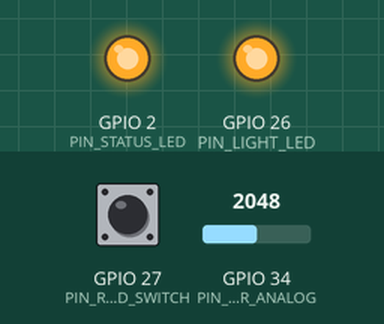
Bench run of a program on a simulated ESP32. On the bench: output pins drawn as LEDs (lit = HIGH). Inputs (shaded band) come from the test bench; at power-on: GPIO 34 (PIN_LDR_ANALOG) = 2048, GPIO 27 (PIN_REED_SWITCH) HIGH. WiFi joins after 1.5 s; servers stay silent unless stated; no MQTT or app messages arrive unless stated; not simulated (calls return 0 or success): secrets.h; names the files do not define were given values by the test bench: MQTT_BROKER_PORT = 1883; what the program prints to the serial monitor is not drawn.

Above: at 1.7 s.
1.8 s: GPIO 34 (PIN_LDR_ANALOG) set to 1945
3.5 s: GPIO 34 (PIN_LDR_ANALOG) set to 1836
At 4.2 s:
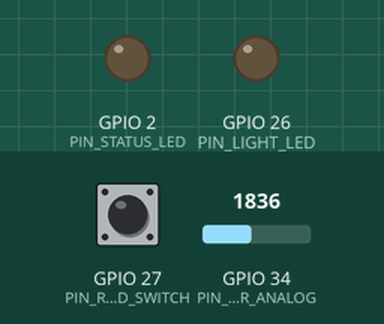
Timing chart, 0 to 6.5 s (numbered marks = the images above; inputs shaded):
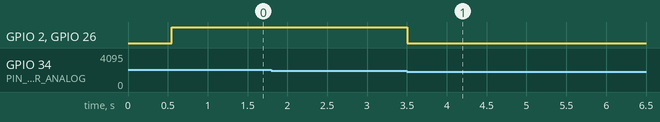

The program:

main.cpp
```cpp
#include <Arduino.h>
#include "config.h"
#include "secrets.h"
#include "door_sensor.h"
#include "light_sensor.h"
#include "lighting_controller.h"
#include "mqtt_manager.h"

#ifndef MQTT_USE_TLS
#define MQTT_USE_TLS false
#endif

#ifndef MQTT_CA_CERT
#define MQTT_CA_CERT nullptr
#endif

// Instantiate physical hardware modules
DoorSensor doorSensor(PIN_REED_SWITCH, REED_DEBOUNCE_MS, DOOR_DEFAULT_MAGNET_DETECTS_CLOSED);
LightSensor lightSensor(PIN_LDR_ANALOG, DEFAULT_LIGHT_THRESHOLD, DEFAULT_LIGHT_HYSTERESIS, LDR_SAMPLE_COUNT);
LightingController lighting(PIN_LIGHT_LED, PIN_STATUS_LED, DEFAULT_OFF_DELAY_MS);
MqttManager mqtt(DEFAULT_DEVICE_ID, MQTT_BROKER_HOST, MQTT_BROKER_PORT, MQTT_USER, MQTT_PASSWORD, MQTT_USE_TLS, MQTT_CA_CERT);

unsigned long lastTelemetryTime = 0;

void sendTelemetryNow() {
    lastTelemetryTime = millis();

    JsonDocument doc;
    doc["deviceId"] = DEFAULT_DEVICE_ID;
    doc["uptimeSeconds"] = lastTelemetryTime / 1000;
    doc["doorOpen"] = doorSensor.isOpen();
    doc["reedSwitchClosed"] = doorSensor.isReedClosed();
    doc["magnetDetected"] = doorSensor.isMagnetDetected();
    doc["doorStateEstablished"] = doorSensor.isStateEstablished();
    doc["lightAdc"] = lightSensor.getRawAdc();
    doc["lightPercentage"] = lightSensor.getLightPercentage();
    doc["lightThreshold"] = lightSensor.getThreshold();
    doc["lightHysteresis"] = lightSensor.getHysteresis();
    doc["isDark"] = lightSensor.isDark();
    doc["lightOn"] = lighting.isLightOn();
    doc["mode"] = (lighting.getMode() == LightingMode::AUTO) ? "AUTO" : "MANUAL";
    doc["timerActive"] = lighting.isTimerActive();
    doc["remainingDelayMs"] = lighting.getRemainingDelayMs();
    doc["offDelayMs"] = lighting.getOffDelay();
    doc["wifiConnected"] = mqtt.isWifiConnected();
    doc["mqttConnected"] = mqtt.isMqttConnected();
    doc["wifiRssi"] = WiFi.RSSI();

    mqtt.publishTelemetry(doc);
}

void setup() {
    Serial.begin(SERIAL_BAUD_RATE);
    delay(500); // Brief power stabilization

    Serial.println("\n==================================================");
    Serial.println("  SmartDoorLight ESP32 Real Hardware System");
    Serial.println("  Door Sensor: Magnetic Reed Switch (GPIO 27, INPUT_PULLUP)");
    Serial.println("  Light Sensor: LDR Analog Module (GPIO 34 ADC1 with Hysteresis)");
    Serial.println("  Lighting Output: White LED (GPIO 26 via 220 Ohm resistor)");
    Serial.println("==================================================");
    Serial.printf("[Pins] Reed Switch: GPIO %d | LDR: GPIO %d | LED: GPIO %d | Status: GPIO %d\n",
                  PIN_REED_SWITCH, PIN_LDR_ANALOG, PIN_LIGHT_LED, PIN_STATUS_LED);

    // Initialize physical sensors and actuators
    doorSensor.begin();
    lightSensor.begin();
    lighting.begin();

    // Event callback: Physical Door State Changes detected by reed switch
    doorSensor.setOnStateChange([](bool isOpen) {
        Serial.printf("[DOOR EVENT] Physical Door %s (Reed: %s) at %lu ms\n",
                      isOpen ? "OPENED" : "CLOSED",
                      doorSensor.isReedClosed() ? "SWITCH CLOSED (Magnet Detected)" : "SWITCH OPEN (Magnet Absent)",
                      millis());

        // Immediately evaluate lighting state machine so LED output and state are synchronized synchronously
        lighting.update(isOpen, lightSensor.isDark());

        JsonDocument details;
        details["doorOpen"] = isOpen;
        details["reedSwitchClosed"] = doorSensor.isReedClosed();
        details["magnetDetected"] = doorSensor.isMagnetDetected();
        details["lightOn"] = lighting.isLightOn();
        details["lightAdc"] = lightSensor.getRawAdc();
        details["lightPercentage"] = lightSensor.getLightPercentage();
        details["isDark"] = lightSensor.isDark();
        details["threshold"] = lightSensor.getThreshold();
        details["hysteresis"] = lightSensor.getHysteresis();
        details["triggerSource"] = "PHYSICAL_REED_SWITCH";

        mqtt.publishEvent(isOpen ? "DOOR_OPENED" : "DOOR_CLOSED", details);

        // Instantly push telemetry packet over MQTT so dashboard updates with 0 latency!
        sendTelemetryNow();
        mqtt.update();
    });

    // Event callback: Lighting Controller State Machine
    lighting.setOnEvent([](LightEvent event, bool lightState) {
        const char* eventName = "UNKNOWN";
        switch (event) {
            case LightEvent::LIGHT_TURNED_ON:  eventName = "LIGHT_ON"; break;
            case LightEvent::LIGHT_TURNED_OFF: eventName = "LIGHT_OFF"; break;
            case LightEvent::TIMER_STARTED:    eventName = "LIGHT_TIMER_STARTED"; break;
            case LightEvent::TIMER_CANCELLED:  eventName = "LIGHT_TIMER_CANCELLED"; break;
            case LightEvent::TIMER_EXPIRED:    eventName = "LIGHT_TIMER_EXPIRED"; break;
            case LightEvent::MODE_CHANGED:     eventName = "MODE_CHANGED"; break;
        }

        Serial.printf("[LIGHT EVENT] %s | Physical LED State: %s | Remaining Timer: %lu ms\n",
                      eventName, lightState ? "ON" : "OFF", lighting.getRemainingDelayMs());

        JsonDocument details;
        details["doorOpen"] = doorSensor.isOpen();
        details["reedSwitchClosed"] = doorSensor.isReedClosed();
        details["magnetDetected"] = doorSensor.isMagnetDetected();
        details["lightOn"] = lightState;
        details["mode"] = (lighting.getMode() == LightingMode::AUTO) ? "AUTO" : "MANUAL";
        details["timerActive"] = lighting.isTimerActive();
        details["remainingDelayMs"] = lighting.getRemainingDelayMs();
        details["offDelayMs"] = lighting.getOffDelay();

        mqtt.publishEvent(eventName, details);

        // Instantly push telemetry packet over MQTT so dashboard updates with 0 latency!
        sendTelemetryNow();
        mqtt.update();
    });

    // Incoming Command Handler (Remote Control)
    mqtt.setOnCommand([](const DeviceCommand& cmd) {
        Serial.printf("[COMMAND] Action: %s | State: %s | Mode: %s\n",
                      cmd.action.c_str(), cmd.state.c_str(), cmd.mode.c_str());

        if (cmd.action == "SET_DOOR") {
            Serial.println("[COMMAND] Door state is governed exclusively by the physical magnetic reed switch on GPIO 27. Remote override ignored.");
        } else if (cmd.action == "SET_LIGHT") {
            bool turnOn = (cmd.state == "ON" || cmd.state == "true" || cmd.state == "1");
            lighting.setManualState(turnOn);
            sendTelemetryNow();
        } else if (cmd.action == "SET_MODE") {
            if (cmd.mode == "AUTO") {
                lighting.setMode(LightingMode::AUTO);
            } else if (cmd.mode == "MANUAL") {
                lighting.setMode(LightingMode::MANUAL);
            }
            sendTelemetryNow();
        }
    });

    // Incoming Configuration Handler
    mqtt.setOnConfig([](const DeviceConfiguration& cfg) {
        if (cfg.hasLightThreshold) {
            Serial.printf("[CONFIG] Updating Light Threshold to: %u\n", cfg.lightThreshold);
            lightSensor.setThreshold(cfg.lightThreshold);
        }
        if (cfg.hasOffDelayMs) {
            Serial.printf("[CONFIG] Updating Off Delay to: %lu ms\n", cfg.offDelayMs);
            lighting.setOffDelay(cfg.offDelayMs);
        }
        sendTelemetryNow();
    });

    // Start Wi-Fi & MQTT network manager
    mqtt.begin(WIFI_SSID, WIFI_PASSWORD);

    Serial.println("[SYSTEM] Setup completed. Local autonomous control loop active.");
}

void loop() {
    // 1. Debounce and read physical magnetic reed switch on GPIO 27
    doorSensor.update();

    // 2. Read and smooth ambient light level with hysteresis on GPIO 34
    lightSensor.update();

    // 3. Autonomous lighting state machine (failsafe: runs locally without cloud dependencies)
    lighting.update(doorSensor.isOpen(), lightSensor.isDark());

    // 4. Update network client loops & non-blocking reconnections
    mqtt.update();

    // 5. Periodic telemetry broadcast (only publishes real sensor readings!)
    unsigned long now = millis();
    if (now - lastTelemetryTime >= TELEMETRY_INTERVAL_MS) {
        sendTelemetryNow();
    }
}
```

door_sensor.h
```cpp
#pragma once

#ifndef DOOR_SENSOR_H
#define DOOR_SENSOR_H

#include <Arduino.h>
#include <functional>

/**
 * Logical Door State representation
 */
enum class DoorState {
    UNKNOWN,
    OPEN,
    CLOSED
};

/**
 * DoorSensor
 * Interfaces with a physical magnetic reed switch on ESP32 using INPUT_PULLUP.
 *
 * Hardware Wiring:
 * - Terminal 1 -> ESP32 GPIO (default: GPIO 27)
 * - Terminal 2 -> ESP32 GND
 * - No external pull-up resistor required (internal 45k pull-up utilized).
 *
 * Verified Physical Output on Serial Monitor:
 * - Magnet detected  => Switch contacts closed => GPIO reads LOW
 * - Magnet absent    => Switch contacts open   => GPIO reads HIGH
 *
 * Mounting Mapping:
 * - Standard (default): Switch on frame, magnet on moving door.
 *   Magnet Detected (Contacts Closed, LOW) => Door CLOSED
 *   Magnet Absent   (Contacts Open, HIGH)  => Door OPEN
 * - Inverted/Reverse: Configurable via setMagnetDetectsClosed(false).
 *
 * Debouncing & Event Generation:
 * - 50ms software debounce window prevents contact bounce glitches.
 * - Events are generated strictly on debounced state transitions.
 * - Repeated door events while state remains steady are prevented.
 */
class DoorSensor {
public:
    using StateChangeCallback = std::function<void(bool isOpen)>;

    explicit DoorSensor(uint8_t pin, unsigned long debounceDelayMs = 50, bool magnetDetectsClosed = true);

    void begin();
    void update();

    // High-level logical door status
    bool isOpen() const;
    bool isClosed() const;
    DoorState getDoorState() const;
    bool isStateEstablished() const;

    // Physical reed switch contact and magnet proximity status
    bool isReedClosed() const;      // true if physical contacts are closed (GPIO LOW)
    bool isMagnetDetected() const;  // true if magnet is activating contacts (GPIO LOW)

    // Configuration & Callbacks
    unsigned long getLastChangeTime() const;
    void setOnStateChange(StateChangeCallback callback);
    void setMagnetDetectsClosed(bool magnetDetectsClosed);
    bool getMagnetDetectsClosed() const;

private:
    uint8_t _pin;
    unsigned long _debounceDelayMs;
    bool _magnetDetectsClosed;

    DoorState _doorState;
    bool _debouncedRawPinState;     // HIGH (true) or LOW (false)
    bool _lastRawReading;
    unsigned long _lastDebounceTime;
    unsigned long _lastStateChangeTime;
    bool _stateEstablished;

    StateChangeCallback _callback;

    DoorState resolveDoorState(bool rawPinHigh) const;
};

#endif // DOOR_SENSOR_H
```

light_sensor.h
```cpp
#pragma once

#ifndef LIGHT_SENSOR_H
#define LIGHT_SENSOR_H

#include <Arduino.h>

class LightSensor {
public:
    explicit LightSensor(uint8_t analogPin, uint16_t defaultThreshold = 1500,
                         uint16_t defaultHysteresis = 75, uint8_t sampleCount = 8);

    void begin();
    void update();

    uint16_t getRawAdc() const;
    float getLightPercentage() const; // 0.0% (dark) to 100.0% (bright)
    bool isDark() const;

    void setThreshold(uint16_t threshold);
    uint16_t getThreshold() const;

    void setHysteresis(uint16_t hysteresis);
    uint16_t getHysteresis() const;

private:
    uint8_t _pin;
    uint16_t _threshold;
    uint16_t _hysteresis;
    uint8_t _sampleCount;
    uint16_t _samples[16];
    uint8_t _sampleIndex;
    uint32_t _sampleSum;
    uint16_t _smoothedAdc;
    bool _isDarkState;
    bool _isInitialized;
};

#endif // LIGHT_SENSOR_H
```

lighting_controller.h
```cpp
#pragma once

#ifndef LIGHTING_CONTROLLER_H
#define LIGHTING_CONTROLLER_H

#include <Arduino.h>
#include <functional>

enum class LightingMode {
    AUTO,
    MANUAL
};

enum class LightEvent {
    LIGHT_TURNED_ON,
    LIGHT_TURNED_OFF,
    TIMER_STARTED,
    TIMER_CANCELLED,
    TIMER_EXPIRED,
    MODE_CHANGED
};

class LightingController {
public:
    using LightEventCallback = std::function<void(LightEvent event, bool lightState)>;

    explicit LightingController(uint8_t lightPin, uint8_t statusLedPin, unsigned long offDelayMs = 15000);

    void begin();

    // Non-blocking update called every iteration of loop()
    void update(bool isDoorOpen, bool isDark);

    // Mode and manual overrides
    void setMode(LightingMode mode);
    LightingMode getMode() const;
    void setManualState(bool state);

    // Configuration
    void setOffDelay(unsigned long delayMs);
    unsigned long getOffDelay() const;

    // Status queries
    bool isLightOn() const;
    bool isTimerActive() const;
    unsigned long getRemainingDelayMs() const;

    // Event listener
    void setOnEvent(LightEventCallback callback);

private:
    uint8_t _lightPin;
    uint8_t _statusLedPin;
    unsigned long _offDelayMs;

    LightingMode _mode;
    bool _lightState;
    bool _manualTargetState;

    bool _timerActive;
    unsigned long _timerStartTime;
    bool _prevDoorOpen;

    LightEventCallback _eventCallback;

    void setPhysicalOutputs(bool on);
    void notifyEvent(LightEvent event);
};

#endif // LIGHTING_CONTROLLER_H
```

mqtt_manager.h
```cpp
#pragma once

#ifndef MQTT_MANAGER_H
#define MQTT_MANAGER_H

#include <Arduino.h>
#include <WiFi.h>
#include <WiFiClientSecure.h>
#include <PubSubClient.h>
#include <ArduinoJson.h>
#include <functional>

struct DeviceCommand {
    String action;       // "SET_LIGHT", "SET_MODE", "PING"
    String state;        // "ON", "OFF"
    String mode;         // "AUTO", "MANUAL"
};

struct DeviceConfiguration {
    uint16_t lightThreshold;
    unsigned long offDelayMs;
    bool hasLightThreshold;
    bool hasOffDelayMs;
};

class MqttManager {
public:
    using CommandCallback = std::function<void(const DeviceCommand& cmd)>;
    using ConfigCallback = std::function<void(const DeviceConfiguration& config)>;

    explicit MqttManager(const char* deviceId, const char* brokerHost, uint16_t brokerPort,
                         const char* user = nullptr, const char* password = nullptr,
                         bool useTls = false, const char* caCert = nullptr);

    void begin(const char* wifiSsid, const char* wifiPass);
    void update(); // Non-blocking loop call

    bool isWifiConnected() const;
    bool isMqttConnected();

    void publishTelemetry(const JsonDocument& doc);
    void publishEvent(const char* eventType, const JsonDocument& details);

    void setOnCommand(CommandCallback callback);
    void setOnConfig(ConfigCallback callback);

private:
    String _deviceId;
    String _brokerHost;
    uint16_t _brokerPort;
    String _mqttUser;
    String _mqttPass;
    bool _useTls;
    const char* _caCert;
    String _wifiSsid;
    String _wifiPass;

    WiFiClient _wifiClient;
    WiFiClientSecure _secureClient;
    PubSubClient _mqttClient;

    unsigned long _lastWifiAttempt;
    unsigned long _lastMqttAttempt;

    String _topicTelemetry;
    String _topicEvent;
    String _topicCommand;
    String _topicConfig;
    String _topicStatus;

    CommandCallback _commandCallback;
    ConfigCallback _configCallback;

    void maintainWifi();
    void maintainMqtt();
    void onMqttMessage(char* topic, byte* payload, unsigned int length);
};

#endif // MQTT_MANAGER_H
```

light_sensor.cpp
```cpp
#include "light_sensor.h"

LightSensor::LightSensor(uint8_t analogPin, uint16_t defaultThreshold, uint16_t defaultHysteresis, uint8_t sampleCount)
    : _pin(analogPin),
      _threshold(defaultThreshold),
      _hysteresis(defaultHysteresis),
      _sampleCount(sampleCount > 16 ? 16 : (sampleCount < 1 ? 1 : sampleCount)),
      _sampleIndex(0),
      _sampleSum(0),
      _smoothedAdc(0),
      _isDarkState(false),
      _isInitialized(false) {
    for (uint8_t i = 0; i < 16; ++i) {
        _samples[i] = 0;
    }
}

void LightSensor::begin() {
    // Configure ADC attenuation for full 0 - 3.3V range
    analogSetAttenuation(ADC_11db);
    pinMode(_pin, INPUT);

    // Seed smoothing buffer with initial reading
    uint16_t initialReading = analogRead(_pin);
    _sampleSum = 0;
    for (uint8_t i = 0; i < _sampleCount; ++i) {
        _samples[i] = initialReading;
        _sampleSum += initialReading;
    }
    _smoothedAdc = initialReading;
    _isDarkState = (_smoothedAdc > _threshold);
    _isInitialized = true;
}

void LightSensor::update() {
    uint16_t rawReading = analogRead(_pin);

    // Moving average update
    _sampleSum -= _samples[_sampleIndex];
    _samples[_sampleIndex] = rawReading;
    _sampleSum += rawReading;
    _sampleIndex = (_sampleIndex + 1) % _sampleCount;

    _smoothedAdc = static_cast<uint16_t>(_sampleSum / _sampleCount);

    // Apply Hysteresis for real ET5329 sensor:
    // Bright conditions: ~784-845 ADC (Low)
    // Dark conditions:   ~3206-3228 ADC (High)
    // When BRIGHT (isDarkState == false): switches to DARK only if ADC > (threshold + hysteresis)
    // When DARK (isDarkState == true): switches to BRIGHT only if ADC < (threshold - hysteresis)
    if (!_isDarkState) {
        uint32_t darkTrigger = static_cast<uint32_t>(_threshold) + _hysteresis;
        if (_smoothedAdc > darkTrigger) {
            _isDarkState = true;
        }
    } else {
        uint16_t brightTrigger = (_threshold > _hysteresis) ? (_threshold - _hysteresis) : 0;
        if (_smoothedAdc < brightTrigger) {
            _isDarkState = false;
        }
    }
}

uint16_t LightSensor::getRawAdc() const {
    return _smoothedAdc;
}

float LightSensor::getLightPercentage() const {
    // 0 ADC = 100% Brightness, 4095 ADC = 0% Brightness
    float pct = ((4095.0f - static_cast<float>(_smoothedAdc)) / 4095.0f) * 100.0f;
    if (pct < 0.0f) pct = 0.0f;
    if (pct > 100.0f) pct = 100.0f;
    return pct;
}

bool LightSensor::isDark() const {
    return _isDarkState;
}

void LightSensor::setThreshold(uint16_t threshold) {
    _threshold = threshold;
    // Re-evaluate state with new threshold
    if (!_isDarkState && _smoothedAdc > (_threshold + _hysteresis)) {
        _isDarkState = true;
    } else if (_isDarkState && _smoothedAdc < ((_threshold > _hysteresis) ? (_threshold - _hysteresis) : 0)) {
        _isDarkState = false;
    }
}

uint16_t LightSensor::getThreshold() const {
    return _threshold;
}

void LightSensor::setHysteresis(uint16_t hysteresis) {
    _hysteresis = hysteresis;
}

uint16_t LightSensor::getHysteresis() const {
    return _hysteresis;
}
```

Source omitted: door_sensor.cpp (4446 bytes), lighting_controller.cpp (4739 bytes), mqtt_manager.cpp (7253 bytes), config.h (2894 bytes)

Measured:
- the behaviour switches between 1900 and 1899 on GPIO 34 (PIN_LDR_ANALOG) (found by bisection; images 0 and 1)
- after the input at 1.8 s, every drawn part: stays the same
- after the input at 3.5 s, GPIO 2 (PIN_STATUS_LED), GPIO 26 (PIN_LIGHT_LED): HIGH → LOW at once
